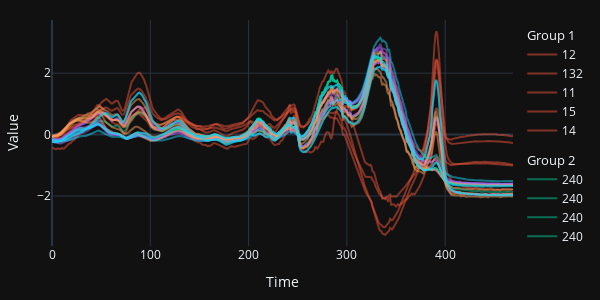

Source (notebook cell):
### Code cell
fig = data.plot_fig()
fig.update_layout(
    template="plotly_dark",
    height=300,
    width=600,
    xaxis=dict(title="Time"),
    yaxis=dict(title="Value"),
    margin=dict(l=20, r=20, t=20, b=20)
)

fig.show()

### Figure 1 — Plotly figure (JSON) as saved in the notebook; plotly's stock layout.template omitted (floating-point values rounded to 4 significant figures; data arrays with more than 128 entries replaced by an {"elided": "..."} marker saying what was removed)
{"data": [{"legendgroup": "1", "legendgrouptitle": {"text": "Group 1"}, "marker": {"color": "#EF553B"}, "name": "12", "opacity": 0.5, "type": "scatter", "x": {"elided": "470 int values"}, "y": {"elided": "470 float values"}}, {"legendgroup": "1", "legendgrouptitle": {"text": "Group 1"}, "marker": {"color": "#EF553B"}, "name": "132", "opacity": 0.5, "type": "scatter", "x": {"elided": "470 int values"}, "y": {"elided": "470 float values"}}, {"legendgroup": "1", "legendgrouptitle": {"text": "Group 1"}, "marker": {"color": "#EF553B"}, "name": "11", "opacity": 0.5, "type": "scatter", "x": {"elided": "470 int values"}, "y": {"elided": "470 float values"}}, {"legendgroup": "1", "legendgrouptitle": {"text": "Group 1"}, "marker": {"color": "#EF553B"}, "name": "15", "opacity": 0.5, "type": "scatter", "x": {"elided": "470 int values"}, "y": {"elided": "470 float values"}}, {"legendgroup": "1", "legendgrouptitle": {"text": "Group 1"}, "marker": {"color": "#EF553B"}, "name": "14", "opacity": 0.5, "type": "scatter", "x": {"elided": "470 int values"}, "y": {"elided": "470 float values"}}, {"legendgroup": "2", "legendgrouptitle": {"text": "Group 2"}, "marker": {"color": "#00CC96"}, "name": "240", "opacity": 0.5, "type": "scatter", "x": {"elided": "470 int values"}, "y": {"elided": "470 float values"}}, {"legendgroup": "2", "legendgrouptitle": {"text": "Group 2"}, "marker": {"color": "#00CC96"}, "name": "240", "opacity": 0.5, "type": "scatter", "x": {"elided": "470 int values"}, "y": {"elided": "470 float values"}}, {"legendgroup": "2", "legendgrouptitle": {"text": "Group 2"}, "marker": {"color": "#00CC96"}, "name": "240", "opacity": 0.5, "type": "scatter", "x": {"elided": "470 int values"}, "y": {"elided": "470 float values"}}, {"legendgroup": "2", "legendgrouptitle": {"text": "Group 2"}, "marker": {"color": "#00CC96"}, "name": "240", "opacity": 0.5, "type": "scatter", "x": {"elided": "470 int values"}, "y": {"elided": "470 float values"}}, {"legendgroup": "2", "legendgrouptitle": {"text": "Group 2"}, "marker": {"color": "#00CC96"}, "name": "26", "opacity": 0.5, "type": "scatter", "x": {"elided": "470 int values"}, "y": {"elided": "470 float values"}}, {"legendgroup": "3", "legendgrouptitle": {"text": "Group 3"}, "marker": {"color": "#AB63FA"}, "name": "316", "opacity": 0.5, "type": "scatter", "x": {"elided": "470 int values"}, "y": {"elided": "470 float values"}}, {"legendgroup": "3", "legendgrouptitle": {"text": "Group 3"}, "marker": {"color": "#AB63FA"}, "name": "347", "opacity": 0.5, "type": "scatter", "x": {"elided": "470 int values"}, "y": {"elided": "470 float values"}}, {"legendgroup": "3", "legendgrouptitle": {"text": "Group 3"}, "marker": {"color": "#AB63FA"}, "name": "313", "opacity": 0.5, "type": "scatter", "x": {"elided": "470 int values"}, "y": {"elided": "470 float values"}}, {"legendgroup": "3", "legendgrouptitle": {"text": "Group 3"}, "marker": {"color": "#AB63FA"}, "name": "344", "opacity": 0.5, "type": "scatter", "x": {"elided": "470 int values"}, "y": {"elided": "470 float values"}}, {"legendgroup": "3", "legendgrouptitle": {"text": "Group 3"}, "marker": {"color": "#AB63FA"}, "name": "344", "opacity": 0.5, "type": "scatter", "x": {"elided": "470 int values"}, "y": {"elided": "470 float values"}}, {"legendgroup": "4", "legendgrouptitle": {"text": "Group 4"}, "marker": {"color": "#FFA15A"}, "name": "423", "opacity": 0.5, "type": "scatter", "x": {"elided": "470 int values"}, "y": {"elided": "470 float values"}}, {"legendgroup": "4", "legendgrouptitle": {"text": "Group 4"}, "marker": {"color": "#FFA15A"}, "name": "448", "opacity": 0.5, "type": "scatter", "x": {"elided": "470 int values"}, "y": {"elided": "470 float values"}}, {"legendgroup": "4", "legendgrouptitle": {"text": "Group 4"}, "marker": {"color": "#FFA15A"}, "name": "452", "opacity": 0.5, "type": "scatter", "x": {"elided": "470 int values"}, "y": {"elided": "470 float values"}}, {"legendgroup": "4", "legendgrouptitle": {"text": "Group 4"}, "marker": {"color": "#FFA15A"}, "name": "421", "opacity": 0.5, "type": "scatter", "x": {"elided": "470 int values"}, "y": {"elided": "470 float values"}}, {"legendgroup": "4", "legendgrouptitle": {"text": "Group 4"}, "marker": {"color": "#FFA15A"}, "name": "450", "opacity": 0.5, "type": "scatter", "x": {"elided": "470 int values"}, "y": {"elided": "470 float values"}}, {"legendgroup": "5", "legendgrouptitle": {"text": "Group 5"}, "marker": {"color": "#19D3F3"}, "name": "559", "opacity": 0.5, "type": "scatter", "x": {"elided": "470 int values"}, "y": {"elided": "470 float values"}}, {"legendgroup": "5", "legendgrouptitle": {"text": "Group 5"}, "marker": {"color": "#19D3F3"}, "name": "526", "opacity": 0.5, "type": "scatter", "x": {"elided": "470 int values"}, "y": {"elided": "470 float values"}}, {"legendgroup": "5", "legendgrouptitle": {"text": "Group 5"}, "marker": {"color": "#19D3F3"}, "name": "526", "opacity": 0.5, "type": "scatter", "x": {"elided": "470 int values"}, "y": {"elided": "470 float values"}}, {"legendgroup": "5", "legendgrouptitle": {"text": "Group 5"}, "marker": {"color": "#19D3F3"}, "name": "528", "opacity": 0.5, "type": "scatter", "x": {"elided": "470 int values"}, "y": {"elided": "470 float values"}}, {"legendgroup": "5", "legendgrouptitle": {"text": "Group 5"}, "marker": {"color": "#19D3F3"}, "name": "528", "opacity": 0.5, "type": "scatter", "x": {"elided": "470 int values"}, "y": {"elided": "470 float values"}}], "layout": {"height": 300, "margin": {"b": 20, "l": 20, "r": 20, "t": 20}, "width": 600, "xaxis": {"title": {"text": "Time"}}, "yaxis": {"title": {"text": "Value"}}}}
